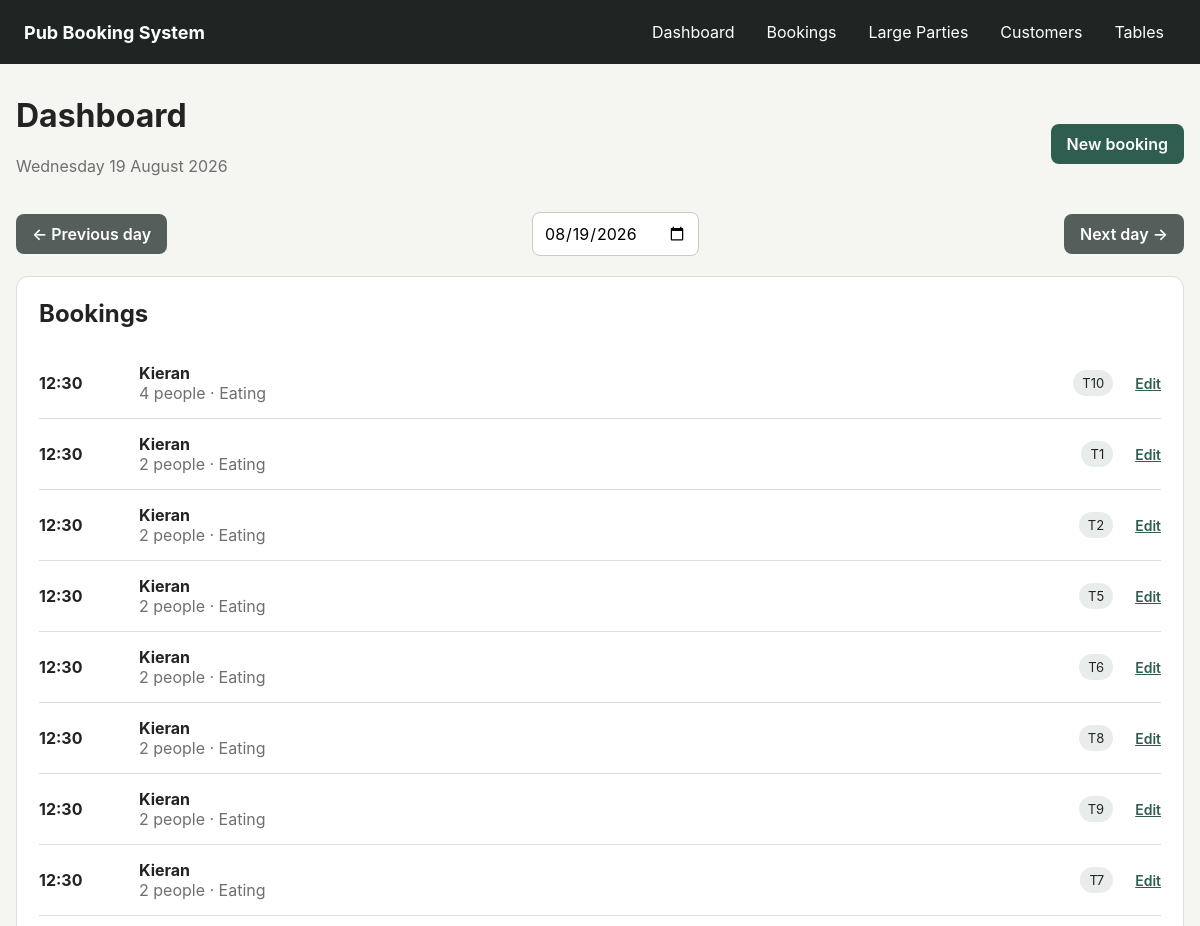
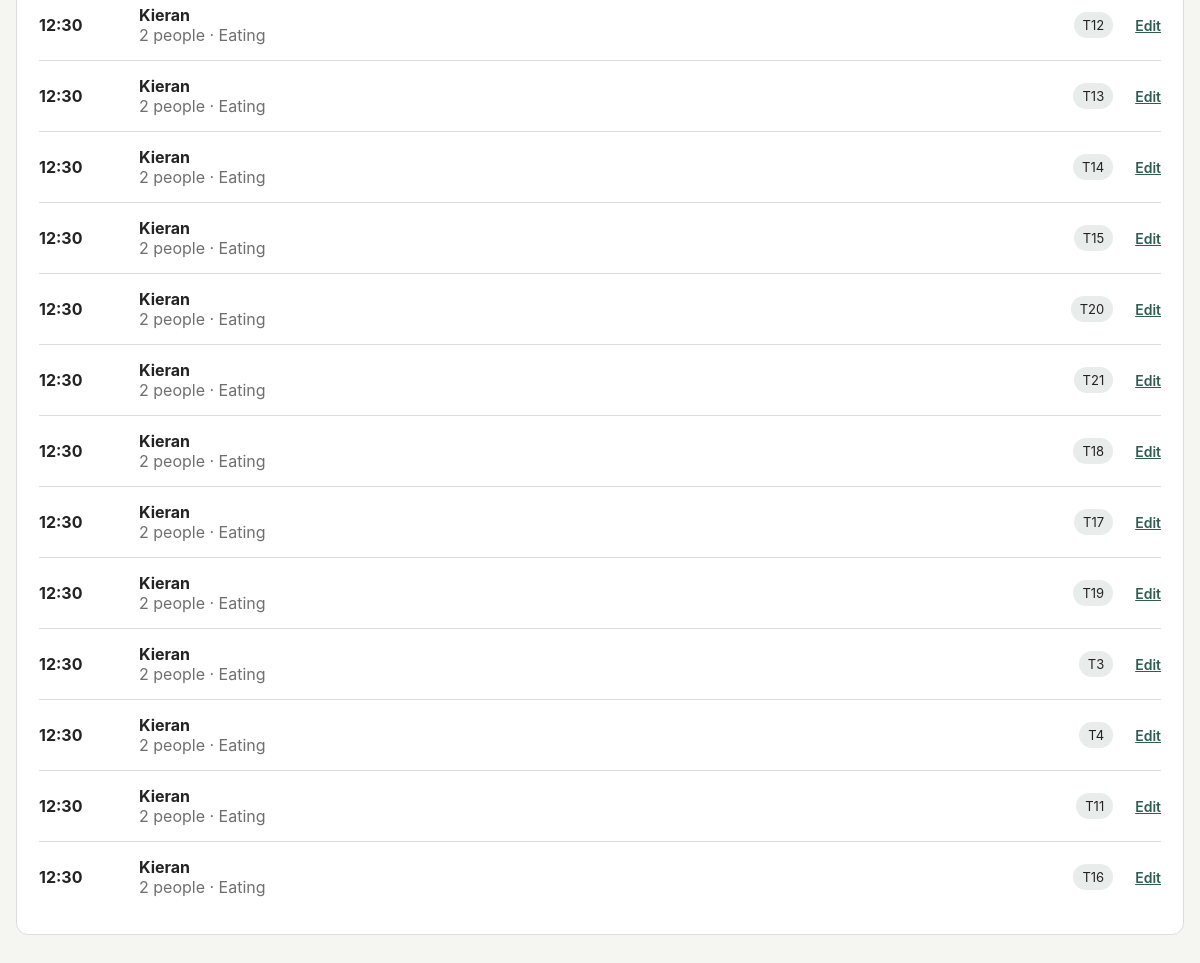
The page / on the database its author committed (2 pictures, top to bottom).
### app/models.py (models this page shows, shortened)
class Booking(db.Model):
    id = db.Column(db.Integer, primary_key=True)
    customer_id = db.Column(db.Integer, db.ForeignKey("customer.id"), nullable=False)
    repeat_booking_id = db.Column(db.Integer, db.ForeignKey("repeat_booking.id"))
    booking_date = db.Column(db.Date, nullable=False, index=True)
    booking_time = db.Column(db.Time, nullable=False)
    duration_minutes = db.Column(db.Integer, nullable=False, default=180)
    party_size = db.Column(db.Integer, nullable=False)
    number_of_children = db.Column(db.Integer, nullable=False, default=0)
    is_eating_food = db.Column(db.Boolean, nullable=False, default=True)
    occasion = db.Column(db.String(120))
    preferred_area_id = db.Column(db.Integer, db.ForeignKey("area.id"))
    preferred_table_id = db.Column(db.Integer, db.ForeignKey("pub_table.id"))
    wants_near_tv = db.Column(db.Boolean, default=False)
    avoids_bench = db.Column(db.Boolean, default=False)
    deposit_required_amount = db.Column(db.Float, nullable=False, default=0)
    deposit_paid_amount = db.Column(db.Float, nullable=False, default=0)
    notes = db.Column(db.Text)
    status = db.Column(db.String(30), nullable=False, default="Booked")
    created_at = db.Column(db.DateTime, default=datetime.utcnow)
    customer = db.relationship("Customer", back_populates="bookings")
    preferred_area = db.relationship("Area")
    preferred_table = db.relationship("PubTable", foreign_keys=[preferred_table_id])
    repeat_booking = db.relationship("RepeatBooking", foreign_keys=[repeat_booking_id])
    table_links = db.relationship(
        "BookingTable",
        back_populates="booking",
        cascade="all, delete-orphan"
    )
    @property
    def tables(self):
        return [link.table for link in self.table_links]

class Customer(db.Model):
    id = db.Column(db.Integer, primary_key=True)
    name = db.Column(db.String(120), nullable=False, index=True)
    phone = db.Column(db.String(30), nullable=False, unique=True, index=True)
    preferred_area_id = db.Column(db.Integer, db.ForeignKey("area.id"))
    preferred_table_id = db.Column(db.Integer, db.ForeignKey("pub_table.id"))
    prefers_near_tv = db.Column(db.Boolean, default=False)
    avoids_bench = db.Column(db.Boolean, default=False)
    notes = db.Column(db.Text)
    created_at = db.Column(db.DateTime, default=datetime.utcnow)
    preferred_area = db.relationship("Area", foreign_keys=[preferred_area_id])
    preferred_table = db.relationship("PubTable", foreign_keys=[preferred_table_id])
    bookings = db.relationship(
        "Booking",
        back_populates="customer",
        cascade="all, delete-orphan"
    )
    repeat_bookings = db.relationship(
        "RepeatBooking",
        back_populates="customer",
        cascade="all, delete-orphan"
    )

class PubTable(db.Model):
    id = db.Column(db.Integer, primary_key=True)
    number = db.Column(db.String(20), nullable=False, unique=True, index=True)
    capacity = db.Column(db.Integer, nullable=False)
    area_id = db.Column(db.Integer, db.ForeignKey("area.id"), nullable=False)
    near_tv = db.Column(db.Boolean, default=False)
    has_bench = db.Column(db.Boolean, default=False)
    accessible = db.Column(db.Boolean, default=False)
    unsuitable_for_food = db.Column(db.Boolean, default=False)
    active = db.Column(db.Boolean, default=True)
    x_position = db.Column(db.Float, default=0)
    y_position = db.Column(db.Float, default=0)
    area = db.relationship("Area", back_populates="tables")
    booking_links = db.relationship(
        "BookingTable",
        back_populates="table",
        cascade="all, delete-orphan"
    )

### app/routes.py (the view)
@main.route("/")
def dashboard():
    selected_text = request.args.get("date")
    try:
        selected_date = (
            datetime.strptime(selected_text, "%Y-%m-%d").date()
            if selected_text
            else date.today()
        )
    except ValueError:
        selected_date = date.today()
    bookings = db.session.scalars(
        db.select(Booking)
        .where(
            Booking.booking_date == selected_date,
            Booking.status != "Cancelled",
        )
        .order_by(Booking.booking_time)
    ).all()
    repeat_target_date, repeat_prompts = repeat_prompts_for_dashboard(
        selected_date
    )
    return render_template(
        "dashboard.html",
        bookings=bookings,
        selected_date=selected_date,
        previous_date=selected_date - timedelta(days=1),
        next_date=selected_date + timedelta(days=1),
        repeat_target_date=repeat_target_date,
        repeat_prompts=repeat_prompts,
    )

### app/routes.py (called while the page is built, shortened)
def repeat_prompts_for_dashboard(selected_date):
    target_date = selected_date + timedelta(days=7)
    rules = db.session.scalars(
        db.select(RepeatBooking)
        .where(
            RepeatBooking.active.is_(True),
            RepeatBooking.weekday == target_date.weekday(),
        )
        .order_by(RepeatBooking.booking_time)
    ).all()
    prompts = []
    return target_date, prompts

### app/templates/dashboard.html (shortened to what this page needs)
{% extends "base.html" %}
{% block content %}
<div class="page-heading">
    <div>
        <h1>Dashboard</h1>
        <p>{{ selected_date.strftime("%A %d %B %Y") }}</p>
    </div>
    <a class="button" href="{{ url_for('main.new_booking') }}">New booking</a>
</div>
<div class="date-nav">
    <a class="button secondary"
       href="{{ url_for('main.dashboard', date=previous_date.isoformat()) }}">
        ← Previous day
    </a>
    <form method="get">
        <input type="date"
               name="date"
               value="{{ selected_date.isoformat() }}"
               onchange="this.form.submit()">
    </form>
    <a class="button secondary"
       href="{{ url_for('main.dashboard', date=next_date.isoformat()) }}">
        Next day →
    </a>
</div>
<div class="card">
    <h2>Bookings</h2>
    {% if bookings %}
        <div class="booking-list">
            {% for booking in bookings %}
                <div class="booking-row">
                    <strong>{{ booking.booking_time.strftime("%H:%M") }}</strong>
                    <div>
                        <strong>{{ booking.customer.name }}</strong>
                        <div class="muted">
                            {{ booking.party_size }} people
                            · {% if booking.is_eating_food %}Eating{% else %}Drinks only{% endif %}
                        </div>
                    </div>
                    <div>
                        {% for table in booking.tables %}
                            <span class="badge">T{{ table.number }}</span>
                        {% endfor %}
                    </div>
                    <a class="small-link"
                       href="{{ url_for('main.edit_booking', booking_id=booking.id) }}">
                        Edit
                    </a>
                </div>
            {% endfor %}
        </div>
    {% else %}
        <p class="muted">No bookings for this day.</p>
    {% endif %}
</div>
{% endblock %}

### app/static/css/style.css (style rules this page uses)
:root { --background: #f5f5f2; --surface: #ffffff; --text: #232323; --muted: #6f6f6f; --border: #ddddda; --accent: #2f5d50; --accent-dark: #23463c; --danger: #a83232; --success-bg: #e8f5ea; --error-bg: #fdeaea; --warning-bg: #fff3cd; --warning-border: #e2c45f; }
* { box-sizing: border-box; }
body { margin: 0; font-family: -apple-system, BlinkMacSystemFont, "Segoe UI", sans-serif; background: var(--background); color: var(--text); }
.page-heading { display: flex; justify-content: space-between; align-items: center; gap: 20px; margin-bottom: 20px; }
h1, h2 { margin-top: 0; }
.page-heading p, .muted { color: var(--muted); }
.card, .form-section { background: var(--surface); border: 1px solid var(--border); border-radius: 12px; padding: 22px; margin-bottom: 20px; }
.button { appearance: none; border: 0; border-radius: 8px; background: var(--accent); color: white; padding: 10px 16px; font: inherit; font-weight: 600; text-decoration: none; cursor: pointer; display: inline-block; }
.button.secondary { background: #555e5b; }
input, select, textarea { width: 100%; border: 1px solid #c9c9c5; border-radius: 8px; padding: 10px 11px; font: inherit; background: white; }
.booking-list, .inquiry-list { display: flex; flex-direction: column; }
.booking-row { display: grid; grid-template-columns: 80px 1fr auto auto; gap: 20px; align-items: center; padding: 15px 0; border-bottom: 1px solid var(--border); }
.booking-row:last-child, .inquiry-row:last-child { border-bottom: 0; }
.badge { display: inline-block; background: #e8ecea; border-radius: 999px; padding: 5px 9px; margin: 2px; font-size: 13px; }
.small-link { font-size: 14px; color: var(--accent); font-weight: 600; }
.date-nav { display: flex; align-items: center; justify-content: space-between; gap: 12px; margin-bottom: 20px; }
.date-nav form { margin: 0; }

### rows shown on the page
Booking: booking_time "12:30", customer.name "Kieran", party_size "4", is_eating_food "Eating"
PubTable: number "10"
Booking: booking_time "12:30", customer.name "Kieran", party_size "2", is_eating_food "Eating"
PubTable: number "1"
Booking: booking_time "12:30", customer.name "Kieran", party_size "2", is_eating_food "Eating"
PubTable: number "2"
Booking: booking_time "12:30", customer.name "Kieran", party_size "2", is_eating_food "Eating"
PubTable: number "5"
Booking: booking_time "12:30", customer.name "Kieran", party_size "2", is_eating_food "Eating"
PubTable: number "6"
Booking: booking_time "12:30", customer.name "Kieran", party_size "2", is_eating_food "Eating"
PubTable: number "8"
Booking: booking_time "12:30", customer.name "Kieran", party_size "2", is_eating_food "Eating"
PubTable: number "9"
Booking: booking_time "12:30", customer.name "Kieran", party_size "2", is_eating_food "Eating"
PubTable: number "7"
Booking: booking_time "12:30", customer.name "Kieran", party_size "2", is_eating_food "Eating"
PubTable: number "12"
Booking: booking_time "12:30", customer.name "Kieran", party_size "2", is_eating_food "Eating"
PubTable: number "13"
Booking: booking_time "12:30", customer.name "Kieran", party_size "2", is_eating_food "Eating"
PubTable: number "14"
Booking: booking_time "12:30", customer.name "Kieran", party_size "2", is_eating_food "Eating"
PubTable: number "15"
Booking: booking_time "12:30", customer.name "Kieran", party_size "2", is_eating_food "Eating"
PubTable: number "20"
Booking: booking_time "12:30", customer.name "Kieran", party_size "2", is_eating_food "Eating"
PubTable: number "21"
Booking: booking_time "12:30", customer.name "Kieran", party_size "2", is_eating_food "Eating"
PubTable: number "18"
Booking: booking_time "12:30", customer.name "Kieran", party_size "2", is_eating_food "Eating"
PubTable: number "17"
Booking: booking_time "12:30", customer.name "Kieran", party_size "2", is_eating_food "Eating"
PubTable: number "19"
Booking: booking_time "12:30", customer.name "Kieran", party_size "2", is_eating_food "Eating"
PubTable: number "3"
Booking: booking_time "12:30", customer.name "Kieran", party_size "2", is_eating_food "Eating"
PubTable: number "4"
Booking: booking_time "12:30", customer.name "Kieran", party_size "2", is_eating_food "Eating"
PubTable: number "11"
Booking: booking_time "12:30", customer.name "Kieran", party_size "2", is_eating_food "Eating"
PubTable: number "16"

### other values the page prints
{{ selected_date.strftime("%A %d %B %Y") }} "Wednesday 19 August 2026"
